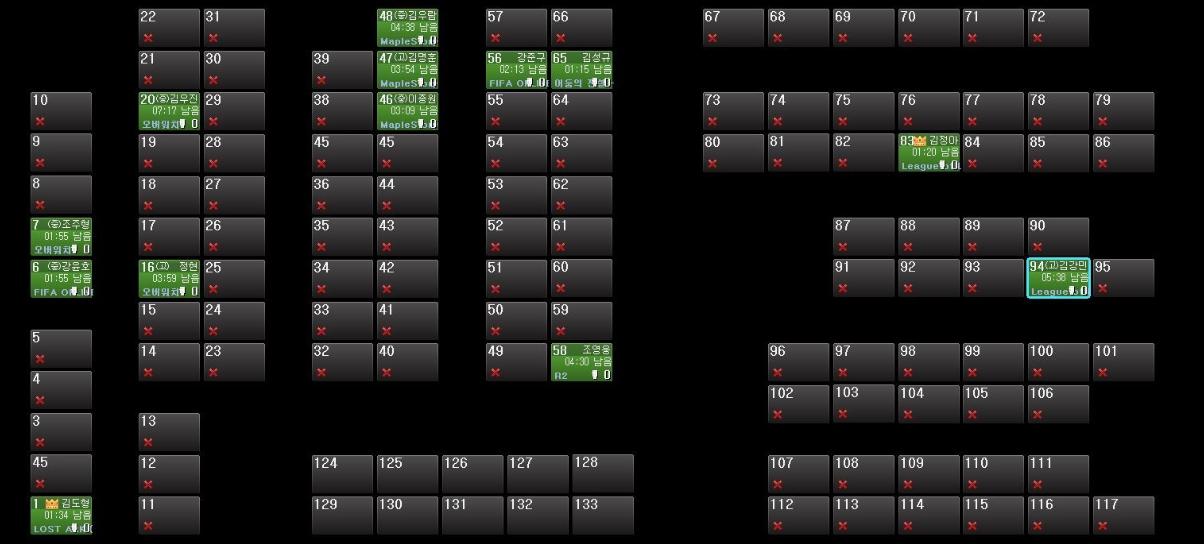
#> input picture image.png, 1204 x 544 px; its folder holds only this picture in this run
$ python -i Retangle_detect.py   (imports and definitions only)
#> lines starting #> are read from the running program, lines starting #| are printed output that depends on the picture; after the words box and inside, x2 and y2 are one past the last pixel; in counts of white or black regions, pixels touching at a corner belong together
# import imutils
import cv2
import numpy as np
from PIL import Image, ImageDraw, ImageFont

def main():

    global AVAILABLE, UNAVAILABLE

    AVAILABLE = 0
    UNAVAILABLE = 1

    # read image
    # handle the case, the seat color is darker than isle
    origin_image = cv2.imread("image.png")
#> origin_image is the input picture: shape (544, 1204, 3); mean B, G, R 27.4, 29.7, 29.5
    fullImage_height, fullImage_width = origin_image.shape[:2]
#> fullImage_height = 544; fullImage_width = 1204

    img = cv2.imread("image.png")
    thresh = cv2.cvtColor(img, cv2.COLOR_BGR2GRAY)
    # 헌터 pc방
    ret, thresh = cv2.threshold(thresh, 14, 255,    #
                                # 헌터 : 10
                                     cv2.THRESH_BINARY_INV)  # by binary inverse
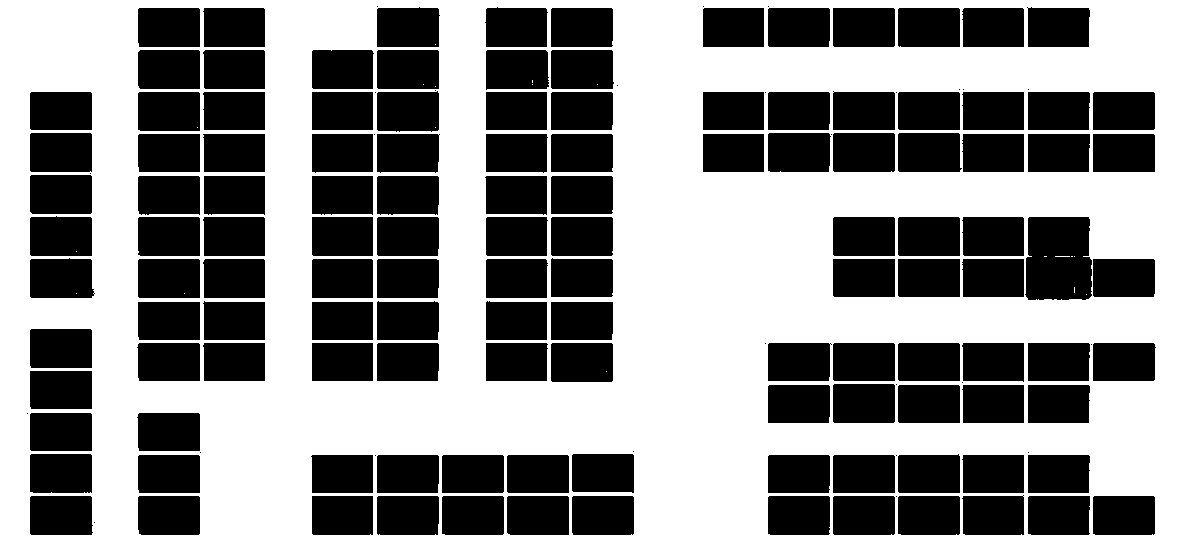
#> thresh: shape (544, 1204); 54% white; 152 black regions (26 under 20 px)

    cv2.imshow("thresh",thresh)
    cv2.waitKey()
    cv2.destroyAllWindows()

    # [13 lines of commented-out code are left out]
    contours, hierachy = cv2.findContours(thresh, cv2.RETR_LIST, cv2.CHAIN_APPROX_SIMPLE)
#> contours = 178 contours, 51 with area under 20; largest, box (x1, y1, x2, y2) and area: (0, 0, 1204, 544) 653229, (1024, 216, 1093, 301) 5362, (29, 257, 95, 299) 2528, (485, 49, 550, 91) 2518, (897, 132, 963, 173) 2517

    # redraw outline by courturs
    img = cv2.drawContours(img, contours, -1, (0, 0, 0), 3)
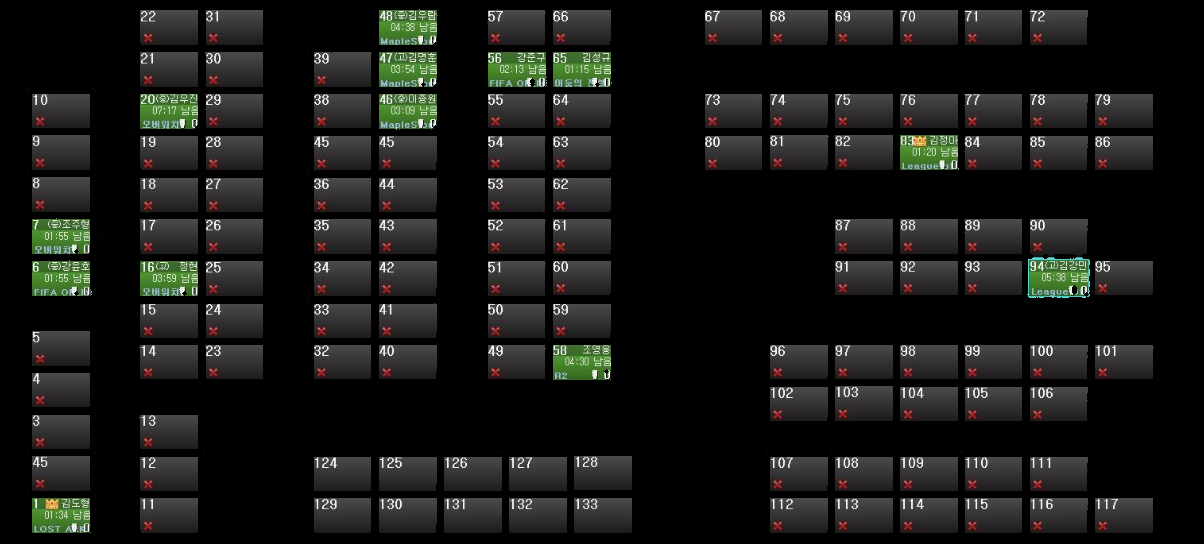
#> img: shape (544, 1204, 3); 15.11% of pixels changed, all inside (x1, y1, x2, y2) = (26, 0, 1159, 544)

    cv2.imshow("drawContours", img)
    cv2.waitKey()
    cv2.destroyAllWindows()

    # to handle the case that the shape is not closed
    # redraw
    for c in contours:
        x, y, w, h = cv2.boundingRect(c)
        # redraw
        img = cv2.rectangle(img, (x, y), (x + w, y + h), (0, 0, 0), 3)  # black color, line wide(굴기) 3
#> this loop made 178 passes
#> (x, y, w, h) on passes 2 to 4: (1092, 495, 64, 41), (1027, 495, 64, 41), (961, 495, 64, 41)
#> img: shape (544, 1204, 3); mean B, G, R 22.9, 25, 24.9

    # cv2.imshow("redraw",img)
    # cv2.waitKey()
    # cv2.destroyAllWindows()

    # After draw line again
    # get contours(=lines) again
    thresh = cv2.cvtColor(img, cv2.COLOR_BGR2GRAY) # to usd findContours() function , convert format by cvtColor()
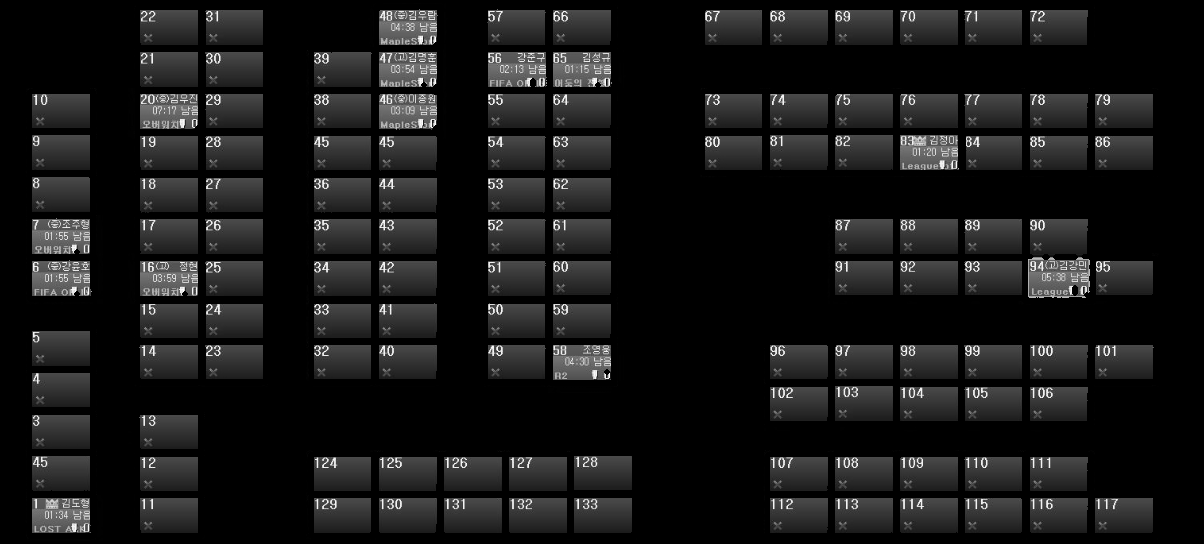
#> thresh: shape (544, 1204); min 0, max 254, mean 24.8
    ret, thresh = cv2.threshold(thresh, 10, 255,
                                     cv2.THRESH_BINARY_INV)
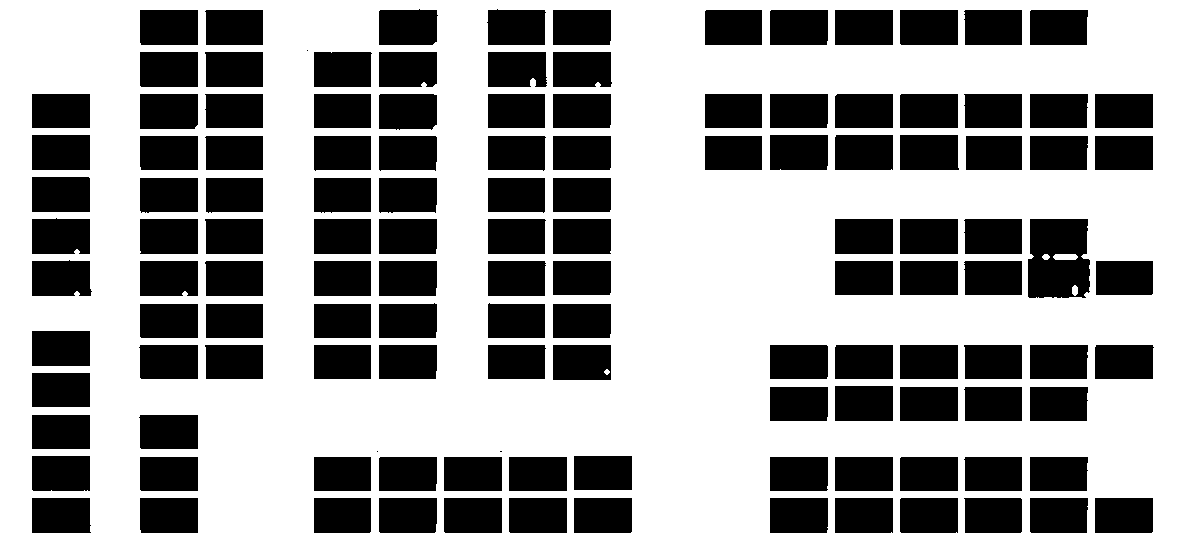
#> thresh: shape (544, 1204); 61.5% white; 129 black regions (3 under 20 px)

    contours, hierachy = cv2.findContours(thresh, cv2.RETR_LIST, cv2.CHAIN_APPROX_SIMPLE)
#> contours = 134 contours, 4 with area under 20; largest, box (x1, y1, x2, y2) and area: (0, 0, 1204, 544) 653229, (1027, 218, 1091, 299) 4742, (31, 497, 92, 534) 2124, (899, 134, 960, 171) 2124, (834, 385, 894, 422) 2122

    sd = ShapeDetector()
    count=0
    seatPositions = []
    seat_height = 0
    seat_width = 0
    # f = open("log_length.txt",'a+')
    for c in contours:
        if sd.detect(c) != 'rectangle': next
        c = c.astype("float")
        c = c.astype("int")
        x, y, w, h = cv2.boundingRect(c)
        if (  w < 20 or  h < 20):   # if  small, it's not seat
            continue
        elif( w > 110 or h > 110 ):  # if big, it's not seat
            continue
        # f.write( "w : %d    h : %d\n" %(w,h)   )

        if seat_height == 0 : seat_height = h
        if seat_width ==0 : seat_width = w
        seatPositions.append( [ (y,x) , detectSeatStatus(img[y: y + h, x: x + w])] ) # [ 좌표, status ]
#> this loop made 134 passes
#> (shape in detect, peri in detect, approx in detect, x, y, w, ar in detect) on pass 1: ('rectangle', 187.1, [[1094, 498], [1152, 497], [1153, 531], [1095, 533]], 1094, 497, 60, 1.62)
#> (shape in detect, peri in detect, approx in detect, x, y, w, ar in detect) on passes 2 to 7: ('rectangle', 187.3, [[1029, 498], [1087, 497], [1087, 532], [1031, 533]], 1029, 497, 60, 1.59), ('rectangle', 185.9, [[963, 498], [1020, 497], [1022, 531], [965, 533]], 963, 497, 60, 1.62), ('rectangle', 187.3, [[899, 499], [957, 497], [958, 532], [901, 533]], 899, 497, 60, 1.62), ('rectangle', 188.5, [[834, 498], [892, 497], [893, 532], [835, 533]], 834, 497, 60, 1.62), ('rectangle', 187.9, [[769, 498], [827, 497], [827, 532], [770, 533]], 769, 497, 60, 1.59), ('rectangle', 187.1, [[573, 498], [631, 497], [632, 531], [574, 533]], 573, 497, 60, 1.62)
#> pass 1, in detectSeatStatus, `h, s, v = cv2.split(hsv)`:
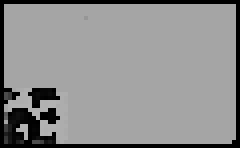
#> h: shape (37, 60) (shown 4 times larger); min 0, max 179, mean 143
#> pass 1, in detectSeatStatus, `h, s, v = cv2.split(hsv)`:
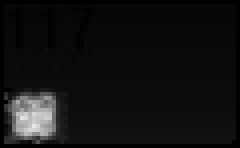
#> s: shape (37, 60) (shown 4 times larger); min 0, max 233, mean 17.7
#> pass 1, in detectSeatStatus, `h, s, v = cv2.split(hsv)`:
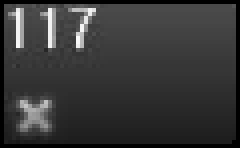
#> v: shape (37, 60) (shown 4 times larger); min 0, max 250, mean 54.8

    # [12 lines of commented-out code are left out]

    return seatPositions, fullImage_height,fullImage_width,seat_height, seat_width

# [80 lines left out: functions drawSeat, detectAppendSeatStatus, not called in this run]

def detectSeatStatus(image):

    # standard value is calculated
    # almost color v value is greater than 100
    v_Standard = 100

    hsv = cv2.cvtColor(image, cv2.COLOR_BGR2HSV)
    h, s, v = cv2.split(hsv)
    v_mean = np.mean(v)


    if v_mean > v_Standard:  # seat unavailable
        return UNAVAILABLE
    else:
        return AVAILABLE


class ShapeDetector:

    def __init__(self):

        pass

    def detect(self, c):

        # initialize the shape name and approximate the contour

        shape = "unidentified"

        peri = cv2.arcLength(c, True)

        approx = cv2.approxPolyDP(c, 0.04 * peri, True)

        # if the shape is a triangle, it will have 3 vertices

        if len(approx) == 3:

            shape = "triangle"

        # if the shape has 4 vertices, it is either a square or

        # a rectangle

        elif len(approx) == 4:

            # compute the bounding box of the contour and use the

            # bounding box to compute the aspect ratio

            (x, y, w, h) = cv2.boundingRect(approx)

            ar = w / float(h)

            # a square will have an aspect ratio that is approximately
            # equal to one, otherwise, the shape is a rectangle
            shape = "square" if ar >= 0.95 and ar <= 1.05 else "rectangle"


        # if the shape is a pentagon, it will have 5 vertices

        elif len(approx) == 5:
            shape = "pentagon"


        # otherwise, we assume the shape is a circle
        else:
            shape = "circle"
        # return the name of the shape
        return shape
# main()

>>> result = main()
